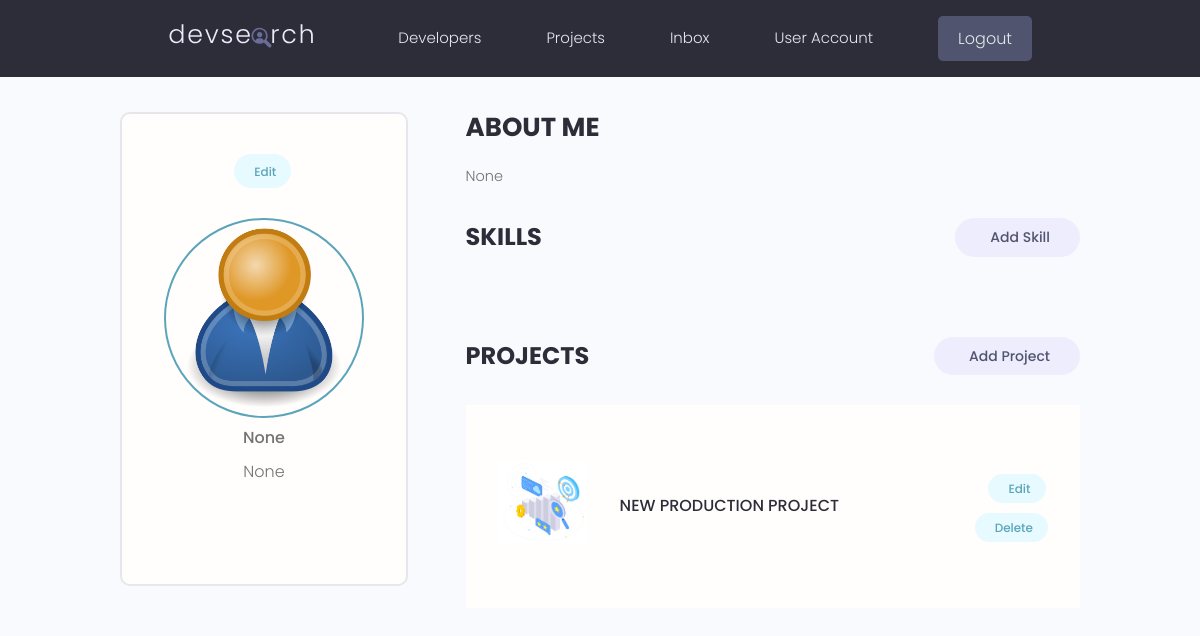
Page /account/ (signed in) on the committed database.
### users/models.py (models this page shows, shortened)
class Profile(models.Model):
    user  = models.OneToOneField(User, on_delete=models.CASCADE, null=True, blank=True)
    name = models.CharField(max_length=200,null=True, blank=True)
    user_name = models.CharField(max_length=200,null=True, blank=True)
    location = models.CharField(max_length=200,null=True, blank=True)
    email = models.EmailField(max_length=500, null=True, blank=True)
    short_intro = models.CharField(max_length=200, null=True, blank=True)
    bio = models.TextField(null=True, blank=True)
    profile_image = models.FileField(null=True, blank=True,
                                    upload_to='profiles/', default="profiles/user-default.png")
    social_github = models.CharField(max_length=200,null=True, blank=True)
    social_facebook = models.CharField(max_length=200,null=True, blank=True)
    social_twitter = models.CharField(max_length=200,null=True, blank=True)
    social_linkedin = models.CharField(max_length=200,null=True, blank=True)
    social_youtube = models.CharField(max_length=200,null=True, blank=True)
    social_website = models.CharField(max_length=200,null=True, blank=True)
    created =models.DateTimeField(auto_now_add=True)
    id = models.UUIDField(default=uuid.uuid4, unique=True,editable=False,
                            primary_key=True)
    class Meta:
        ordering : ['created']

### projects/models.py (models this page shows, shortened)
class Project(models.Model):
    owner = models.ForeignKey(Profile, null=True, blank=True, on_delete=models.CASCADE)
    title = models.CharField(max_length=200)
    description = models.TextField(null=True, blank=True)
    demo_link = models.CharField(max_length=2000, null=True, blank=True)
    source_link = models.CharField(max_length=200, null=True, blank=True)
    featured_image = models.ImageField(default='default.jpg', null=True, blank=True)
    tags = models.ManyToManyField('Tag', blank=True)
    vote_total =models.IntegerField(default=0, null=True, blank=True)
    vote_ratio =models.IntegerField(default=0, null=True, blank=True)
    created =models.DateTimeField(auto_now_add=True)
    id = models.UUIDField(default=uuid.uuid4, unique=True,editable=False,
                            primary_key=True)
    class Meta:
        ordering=['-vote_ratio', '-vote_total', 'title']

### users/views.py (the view)
# urls.py: path('account/', views.userAccount, name='account'),
@login_required(login_url='login')
def userAccount(request):
    profile = request.user.profile
    skills = profile.skill_set.all()
    projects = profile.project_set.all()
    context = {'profile': profile, 'projects':projects, 'skills':skills}
    return render(request, 'users/account.html', context)

### users/templates/users/account.html (shortened to what this page needs)
{% extends 'main.html' %}
{% block content %}
  <main class="settingsPage profile my-md">
    <div class="container">
      <div class="layout">
        <div class="column column--1of3">
          <div class="card text-center">
            <div class="card__body dev">
              <a class="tag tag--pill tag--main settings__btn" href="{% url 'edit-account' %}"> Edit</a>
              <img class="avatar avatar--xl dev__avatar" src="{{ profile.profile_image.url }}" />
              <p class="dev__title">{{profile.short_intro}}</p>
              <p class="dev__location">{{profile.location}}</p>
            </div>
          </div>
        </div>
        <div class="column column--2of3">
          <div class="devInfo">
            <h3 class="devInfo__title">About Me</h3>
            <p class="devInfo__about">
              {{profile.bio}}
            </p>
          </div>
          <div class="settings">
            <h3 class="settings__title">Skills</h3>
            <a class="tag tag--pill tag--sub settings__btn tag--lg" href="{% url 'create-skill' %}"> Add Skill</a>
          </div>
          <div class="settings">
            <h3 class="settings__title">Projects</h3>
            <a class="tag tag--pill tag--sub settings__btn tag--lg" href="{% url 'create-project' %}"> Add Project</a>
          </div>
          <table class="settings__table">
            {% for project in projects %}
            <tr>
              <td class="settings__thumbnail">
                <a href="{%  url 'project' project.id %}"><img src="{{ project.featured_image.url }}" alt="Project Thumbnail" /></a>
              </td>
              <td class="settings__tableInfo">
                <a href="{%  url 'project' project.id %}">{{project.title}}</a>
              </td>
              <td class="settings__tableActions">
                <a class="tag tag--pill tag--main settings__btn" href="{% url 'update-project' project.id %}"> Edit</a>
                <a class="tag tag--pill tag--main settings__btn" href="{% url 'delete-project' project.id %}?next=/account/">
                  Delete</a>
              </td>
            </tr>
            {% endfor %}
          </table>
        </div>
      </div>
    </div>
  </main>
{% endblock %}

### static/styles/app.css (style rules this page uses)
:root { --color-sub: #2d2d39; }
.card { border: 2px solid var(--color-light); }
img { width: 100%; }
.profile .card > .dev { padding: 4rem; }
.dev__avatar { display: block; margin: auto; }
.dev__title { font-size: 1.6rem; font-weight: 500; line-height: 1.3; }
.dev__location { margin-top: 1rem; }
.devInfo { margin-bottom: 3rem; }
.devInfo__title, .devInfo__subtitle { font-size: 2.6rem; color: var(--color-sub); text-transform: uppercase; font-weight: 700; margin-bottom: 1.5rem; }
.devInfo__about, .devSkill__info { font-size: 1.45rem; line-height: 1.7; text-align: justify; }
.settingsPage .dev > .settings__btn { display: inline-block; margin-bottom: 3rem; }
.settings { display: flex; justify-content: space-between; align-items: center; }
.settings__title { font-size: 2.4rem; text-transform: uppercase; font-weight: 700; color: var(--color-sub); }
.settings__table { margin-top: 3rem; margin-bottom: 5rem; padding: 0 3rem; background: var(--color-white); }
.settings__table tr { width: 100%; }
.settings__table tr > td { padding: 2rem 0; }
.settings__thumbnail { width: 23%; min-width: 10rem; }
.settings__thumbnail img { padding-right: 3rem; height: 15rem; object-fit: contain; }
.settings__tableInfo { width: 100%; }
.settings__tableInfo h4, .settings__tableInfo a { padding-right: 1rem; width: auto; font-size: 1.6rem; font-weight: 500; color: var(--color-sub); }
.settings__tableActions { text-align: right; }

### static/uikit/styles/modules/_variables.css (style rules this page uses)
:root { --color-main: #5aa5b9; --color-main-light: #e6faff; --color-sub: #3f4156; --color-sub-light: #51546e; --color-sub-lighter: #ededfd; --color-text: #737373; --color-gray: #8b8b8b; --color-light: #e5e7eb; --color-light-gray: #767676; --color-bg: #f8fafd; --color-white: #fffefd; --color-white-light: #f3f3f3; --color-success: #359e64; --color-success-bg: #def8e8; --color-error: #fc4b0b; --color-error-bg: #fff2ee; --font-base: 'Poppins', arial, helvetica, 'Segoe UI', roboto, ubuntu, sans-serif; --font-monospace: 'Fira Code', 'Courier New', courier, monospace; --font-regular: 300; --font-medium: 500; --font-bold: 700; --generic-shadow: 1px 1px 5px #00000010; --generic-transition: all 0.3s ease-in-out; }

### static/uikit/styles/modules/_base.css (style rules this page uses)
* { margin: 0; padding: 0; box-sizing: border-box; text-rendering: optimizeLegibility; color: inherit; font-size: inherit; }
html { font-size: 50%; }
@media only screen and (min-width: 480px) { html { font-size: 56.25%; } }
@media only screen and (min-width: 1200px) { html { font-size: 62.5%; } }
body { line-height: 1.6; font-weight: 400; font-size: 1.5rem; color: var(--color-text); background-color: var(--color-bg); min-height: 100vh; }

### static/uikit/styles/modules/_typography.css (style rules this page uses)
* { font-family: var(--font-base); }
h3 { font-size: 3.2rem; font-weight: var(--font-medium); }
p, span, strong { font-size: 1.6rem; color: var(--color-text); font-weight: var(--font-regular); }
a { padding-bottom: 2px; text-decoration: none; display: inline-block; color: var(--color-main); font-weight: var(--font-medium); }

### static/uikit/styles/modules/_utilities.css (style rules this page uses)
.container { width: 92%; max-width: 165rem; margin: 0 auto; box-sizing: border-box; }
@media screen and (min-width: 1000px) { .container { width: 90%; } }
@media screen and (min-width: 1200px) { .container { width: 80%; } }
.text-center { text-align: center; }
.my-md { margin: 3rem auto; }

### static/uikit/styles/modules/_avatar.css (style rules this page uses)
.avatar { border-radius: 50%; border: 2px solid var(--color-main); object-fit: cover; }
.avatar--xl { height: 20rem; width: 20rem; }

### static/uikit/styles/modules/_card.css (style rules this page uses)
.card { border-radius: 1rem; background-color: var(--color-white); border: 1.5px solid var(--color-light); width: auto; height: auto; margin-top: 0.5rem; margin-bottom: 0.5rem; overflow: hidden; }
.card__body, .card__header { padding: 2rem 2.5rem; }

### static/uikit/styles/modules/_tag.css (style rules this page uses)
.tag { display: inline-flex; align-items: center; background-color: var(--color-sub); height: -webkit-fit-content; height: -moz-fit-content; height: fit-content; width: -webkit-fit-content; width: -moz-fit-content; width: fit-content; border-radius: 0.5rem; padding: 0.5rem 1.5rem; font-size: 1.2rem; cursor: pointer; }
.tag:not(:last-child) { margin-right: 0.25rem; margin-bottom: 0.75rem; }
.tag--pill { border-radius: 5rem; }
.tag--main, .tag--main > small { background: var(--color-main-light); color: var(--color-main); font-weight: 500; }
.tag--sub, .tag--sub > small { background: var(--color-sub-lighter); color: var(--color-sub-light); font-weight: 500; }
.tag--lg { padding: 0.8rem 3rem; font-size: 1.4rem; }

### rows in the picture
Profile: profile_image (placeholder picture), short_intro "None", location "None", bio "None"
Project: featured_image (picture), title "NEW PRODUCTION PROJECT"
